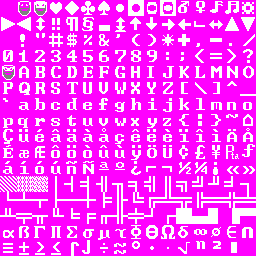
#> input picture assets/tilesets/Kjammer_square_16x16_v00.png, 256 x 256 px; its folder holds only this picture in this run
$ python -i randomize_effect.py   (imports and definitions only)
#> lines starting #> are read from the running program, lines starting #| are printed output that depends on the picture
#> further down, picture is the input picture: PIL image 256x256 RGB; mean R, G, B 254.7, 62.7, 254.7
# ======================================
# CONFIGURATION (EDIT THESE)
# ======================================

INPUT_FOLDER = "assets/8x8"
OUTPUT_FOLDER = "assets/16x16-randomized-effect"

# Resize settings
TARGET_SIZE = 16     # output size (width = height)

# Random ranges for each effect
HUE_SHIFT_RANGE = (-0.5, 0.5)
BRIGHTNESS_RANGE = (0.9, 1.2)
CONTRAST_RANGE = (0.9, 1.2)
SATURATION_RANGE = (0.9, 1.3)

# ======================================
# SCRIPT START (DO NOT EDIT BELOW)
# ======================================

import os
import random
from PIL import Image, ImageEnhance
import colorsys

def shift_hue(img, hue_shift):
#> called with hue_shift = 0.344
    img = img.convert("RGBA")
    px = img.load()

    for y in range(img.size[1]):
        for x in range(img.size[0]):
            r, g, b, a = px[x, y]
            if a == 0:
                continue

            h, s, v = colorsys.rgb_to_hsv(r/255, g/255, b/255)
            h = (h + hue_shift) % 1.0
            r, g, b = colorsys.hsv_to_rgb(h, s, v)
            px[x, y] = (int(r*255), int(g*255), int(b*255), a)

    return img

def random_edit(img):
    hue = random.uniform(*HUE_SHIFT_RANGE)
    bri = random.uniform(*BRIGHTNESS_RANGE)
    con = random.uniform(*CONTRAST_RANGE)
    sat = random.uniform(*SATURATION_RANGE)

    # hue
    if hue != 0:
        img = shift_hue(img, hue)
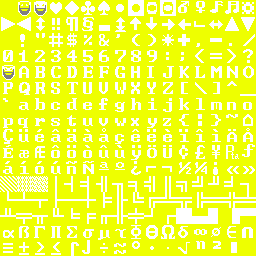
#> img: PIL image 256x256 RGBA; mean R, G, B, A 241.9, 254.7, 62.7, 255

    # brightness
    img = ImageEnhance.Brightness(img).enhance(bri)
    # contrast
    img = ImageEnhance.Contrast(img).enhance(con)
    # saturation
    img = ImageEnhance.Color(img).enhance(sat)

    return img

# Ensure output directory
# [19 lines not run here, left out]

>>> from PIL import Image
>>> picture = Image.open('../assets/tilesets/Kjammer_square_16x16_v00.png')
>>> result = random_edit(picture)
